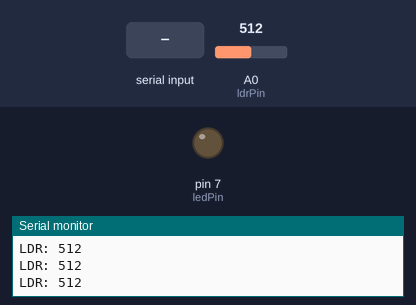
The sketch below on a simulated Arduino Uno, built with avr-gcc and run on an emulated ATmega328P. Shown: output pins drawn as LEDs (lit = HIGH), the last lines printed to the serial monitor. The inputs (shaded band) are chosen by the test bench; at power-on: A0 (ldrPin) = 512.

Above: at 1.2 s.
1.3 s: A0 (ldrPin) set to 487
At 2.0 s:
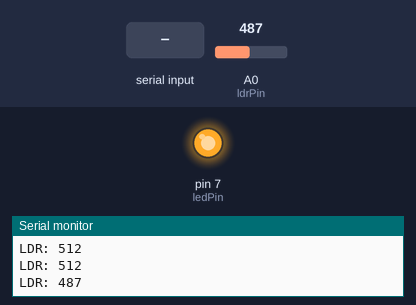
3.0 s: "A" received over Serial
4.5 s: "M" received over Serial
6.0 s: "0" received over Serial
At 6.7 s:
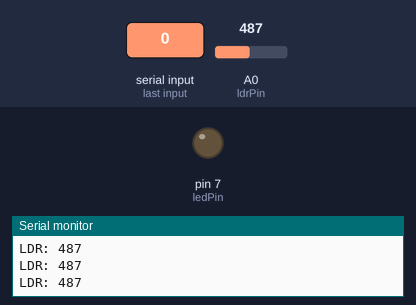
7.5 s: "1" received over Serial
At 7.9 s:
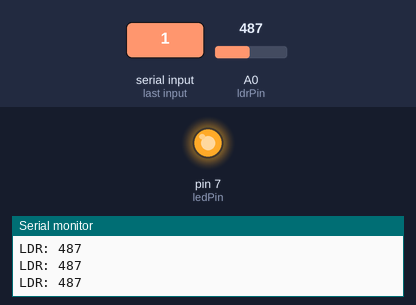
Timing chart, 0 to 10.0 s (numbered marks = the images above; inputs shaded):
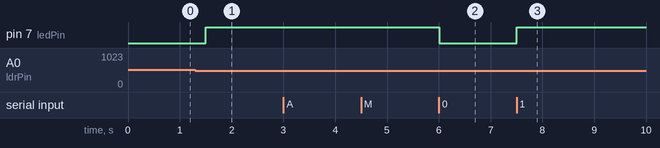

The sketch:

code.ino
```cpp
#define ldrPin A0
#define ledPin 7
bool mode = 0;
void setup() {
  Serial.begin(9600);
  pinMode(ledPin, OUTPUT);
}

void loop() {
  int ldr = analogRead(ldrPin);

  if (Serial.available()) {
    char cmd = Serial.read();

    if (cmd == 'A') {
      mode = 0;
      Serial.println("AUTO MODE");
    }

    else if (cmd == 'M') {
      mode = 1;
      Serial.println("MANUAL MODE");
    }

    else if (mode == 1) {
      if (cmd == '1') {
        digitalWrite(ledPin, HIGH);
      }
      else if (cmd == '0') {
        digitalWrite(ledPin, LOW);
      }
    }
  }

  if (mode == 0) {
    if (ldr < 500) {
      digitalWrite(ledPin, HIGH);
    } else {
      digitalWrite(ledPin, LOW);
    }
  }
  Serial.print("LDR: ");
  Serial.println(ldr);
  delay(500);
}
```

Measured:
- the behaviour switches between 500 and 499 on A0 (ldrPin) (found by bisection; images 0 and 1)
- after the input at 1.3 s, pin 7 (ledPin): LOW → HIGH after 0.20 s
- after the input at 6.0 s, pin 7 (ledPin): HIGH → LOW at once
- after the input at 7.5 s, pin 7 (ledPin): LOW → HIGH at once
